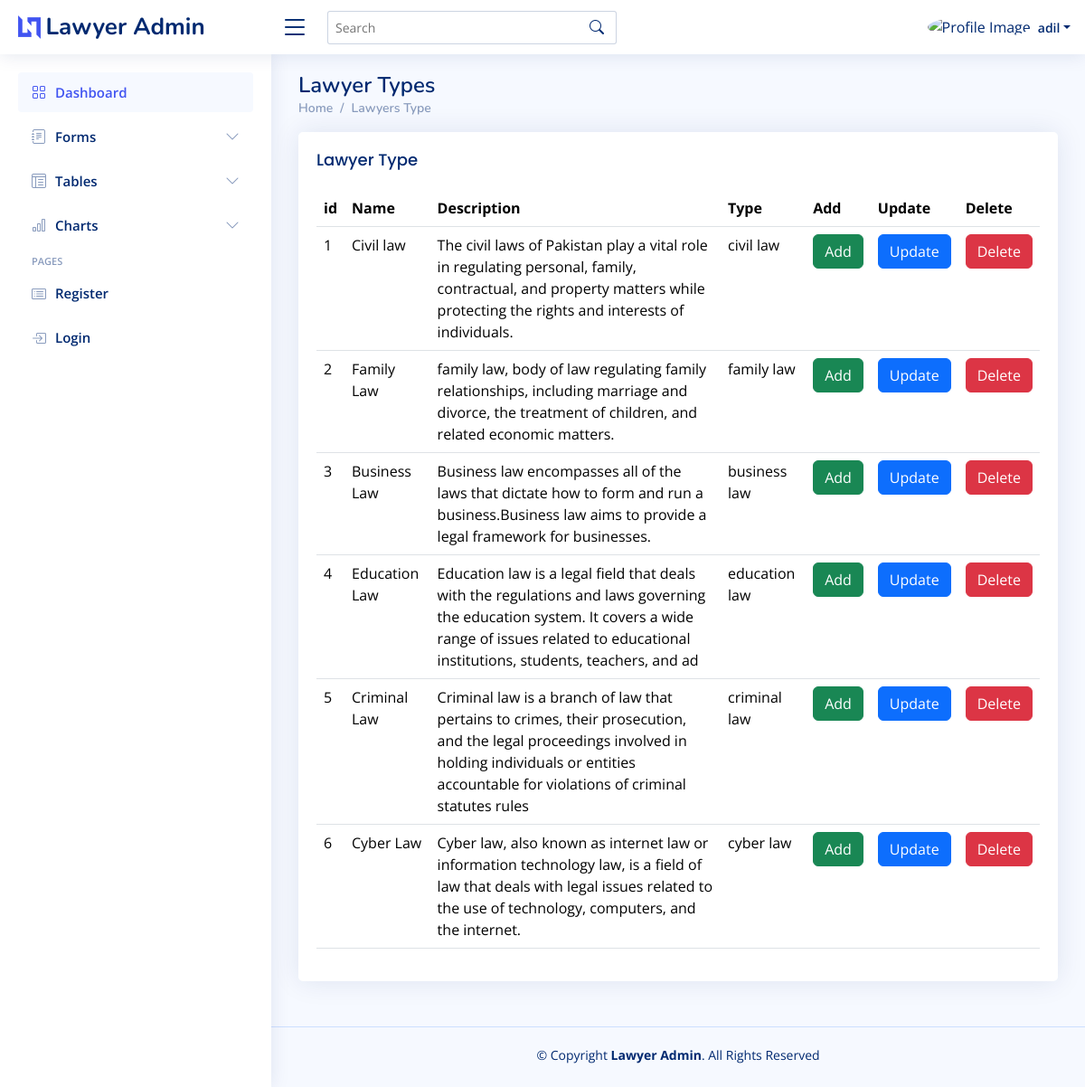
The app's page /tables-data.php (signed in) with its own data.
### tables this page shows
CREATE TABLE `law` (
  `law_id` int(11) NOT NULL,
  `law_name` varchar(255) NOT NULL,
  `law_description` varchar(200) NOT NULL,
  `law_logo` varchar(200) NOT NULL,
  `type` varchar(200) NOT NULL
);

### tables-data.php (the view, shortened to what this page needs)
<?php require "header/navbar.php" ?>
<?php require "connection/connection.php" ?>
<?php
$sql_insert = "SELECT * FROM `law`";
$sql_prepare = $connection->prepare($sql_insert);
$sql_prepare->execute();
$sql_fetch = $sql_prepare->fetchAll(PDO::FETCH_ASSOC);
?>
  <main id="main" class="main">
    <div class="pagetitle">
      <h1>Lawyer Types </h1>
      <nav>
        <ol class="breadcrumb">
          <li class="breadcrumb-item"><a href="index.php">Home</a></li>
          <li class="breadcrumb-item">Lawyers Type </li>
        </ol>
      </nav>
    </div>
    <section class="section">
      <div class="row">
        <div class="col-lg-12">
          <div class="card">
            <div class="card-body">
              <h5 class="card-title">Lawyer Type </h5>
              <table class="table">
                <thead>
                  <tr>
                    <th scope="col">id</th>
                    <th scope="col">Name</th>
                    <th scope="col">Description</th>
                    <th scope="col">Type</th>
                    <th scope="col">Add</th>
                    <th scope="col">Update</th>
                    <th scope="col">Delete</th>
                  </tr>
                </thead>
                <tbody>
                <?php
                foreach($sql_fetch as $fetch){
                ?>
                <tr>
                    <td> <?php echo $fetch['law_id']; ?> </td>
                    <td> <?php echo $fetch['law_name']; ?> </td>
                    <td> <?php echo $fetch['law_description']; ?> </td>
                    <td> <?php echo $fetch['type'] ?> </td>
                  <td>  <a href="catagadd.php?id=<?php echo $fetch['law_id'] ?>" class = "card-lint btn btn-success">Add</a></td>
                  <td>  <a href="catagoriesupdate.php?id=<?php echo $fetch['law_id'] ?>" class = "card-lint btn btn-primary">Update</a></td>
                  <td>  <a href="catagoriesdel.php?delid=<?php echo $fetch['law_id'] ?>" value = "delete"
                      name = "delete" class = "card-lint btn btn-danger">Delete</a></td>
                  </tr>
                  <?php } ?>
                </tbody>
              </table>
            </div>
          </div>
            </div>
          </div>
    </section>
  </main>
  <footer id="footer" class="footer">
    <div class="copyright">
      &copy; Copyright <strong><span>Lawyer Admin</span></strong>. All Rights Reserved
    </div>
    <div class="credits">
    </div>
  </footer>
</body>
</html>

### assets/css/style.css (style rules this page uses)
:root { scroll-behavior: smooth; }
body { font-family: "Open Sans", sans-serif; background: #f6f9ff; color: #444444; }
a { color: #4154f1; text-decoration: none; }
h1, h2, h3, h4, h5, h6 { font-family: "Nunito", sans-serif; }
#main { margin-top: 60px; padding: 20px 30px; transition: all 0.3s; }
.pagetitle { margin-bottom: 10px; }
.pagetitle h1 { font-size: 24px; margin-bottom: 0; font-weight: 600; color: #012970; }
.card { margin-bottom: 30px; border: none; border-radius: 5px; box-shadow: 0px 0 30px rgba(1, 41, 112, 0.1); }
.card-title { padding: 20px 0 15px 0; font-size: 18px; font-weight: 500; color: #012970; font-family: "Poppins", sans-serif; }
.card-body { padding: 0 20px 20px 20px; }
.breadcrumb { font-size: 14px; font-family: "Nunito", sans-serif; color: #899bbd; font-weight: 600; }
.breadcrumb a { color: #899bbd; transition: 0.3s; }
.breadcrumb .breadcrumb-item::before { color: #899bbd; }
@media (min-width: 1200px) { #main, #footer { margin-left: 300px; } }
.footer { padding: 20px 0; font-size: 14px; transition: all 0.3s; border-top: 1px solid #cddfff; }
.footer .copyright { text-align: center; color: #012970; }
.footer .credits { padding-top: 5px; text-align: center; font-size: 13px; color: #012970; }

### records on screen
law: law_id "1", law_name "Civil law", law_description "The civil laws of Pakistan play a vital role in regulating personal, family, contractual, and property matters while protecting the rights and interests of individuals.", type "civil law"
law: law_id "2", law_name "Family Law", law_description "family law, body of law regulating family relationships, including marriage and divorce, the treatment of children, and related economic matters.", type "family law"
law: law_id "3", law_name "Business Law", law_description "Business law encompasses all of the laws that dictate how to form and run a business.Business law aims to provide a legal framework for businesses.", type "business law"
law: law_id "4", law_name "Education Law", law_description "Education law is a legal field that deals with the regulations and laws governing the education system. It covers a wide range of issues related to educational institutions, students, teachers, and ad", type "education law"
law: law_id "5", law_name "Criminal Law", law_description "Criminal law is a branch of law that pertains to crimes, their prosecution, and the legal proceedings involved in holding individuals or entities accountable for violations of criminal statutes rules", type "criminal law"
law: law_id "6", law_name "Cyber Law", law_description "Cyber law, also known as internet law or information technology law, is a field of law that deals with legal issues related to the use of technology, computers, and the internet.", type "cyber law"

### other values on screen
$_SESSION['username'] "adil"
